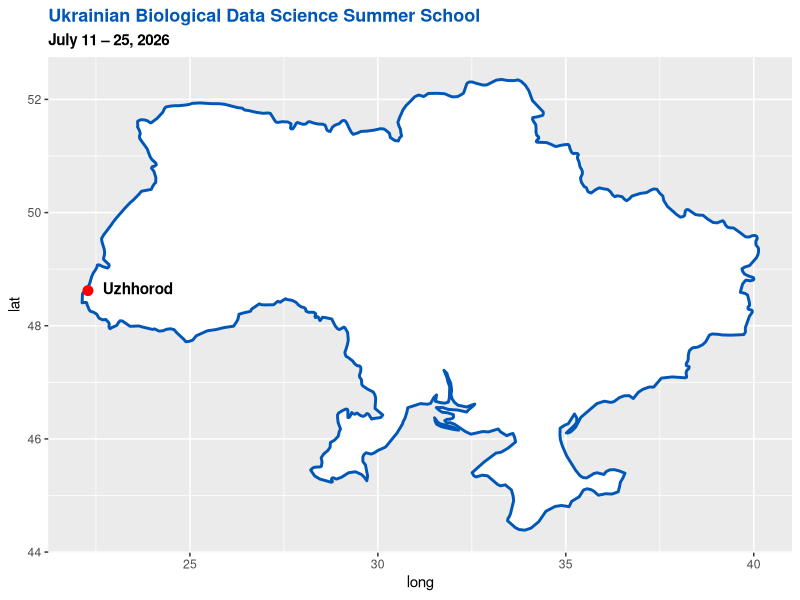

The R source for this figure:
## ---- chunk 1
#| message: false
#| warning: false
library(tidyverse)
library(maps)

ukraine <- map_data("world", region = "Ukraine")
uzhhorod <- data.frame(city = "Uzhhorod", lon = 22.2879, lat = 48.6208)

ggplot(ukraine, aes(x = long, y = lat, group = group)) +
  geom_polygon(fill = "white", color = "#0057B7", linewidth = 1) +
  coord_quickmap() +
  geom_point(data = uzhhorod, aes(x = lon, y = lat),
             color = "red", size = 3, inherit.aes = FALSE) +
  geom_text(data = uzhhorod, aes(x = lon, y = lat, label = city),
            vjust = 0.3, hjust = -0.05, nudge_x = 0.3, fontface = "bold",
            inherit.aes = FALSE) +
  ggtitle("Ukrainian Biological Data Science Summer School",
          subtitle = "July 11 – 25, 2026") +
  theme(plot.title    = element_text(color = "#0057B7", face = "bold", size = 13),
        plot.subtitle = element_text(color = "black",   face = "bold", size = 11))
